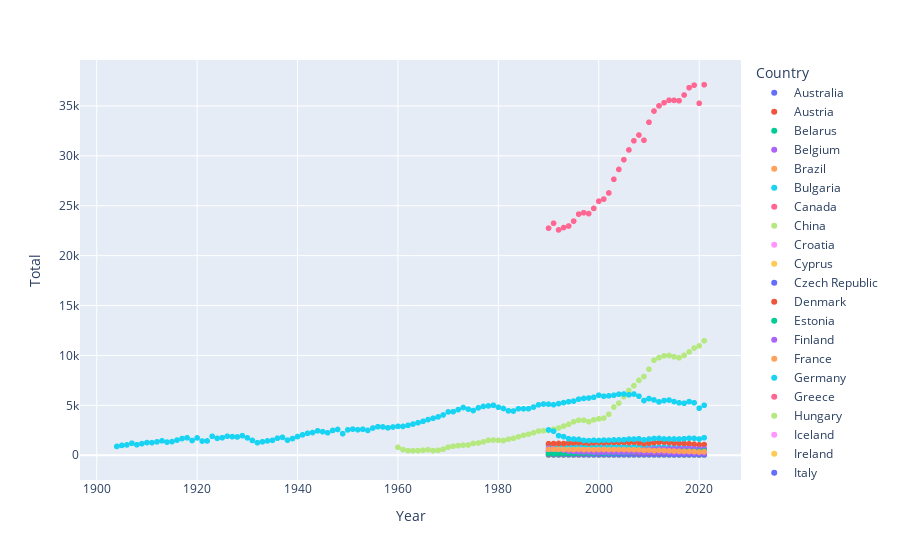

Notebook cell for this chart:
### Code cell
fig = px.scatter(df, x="Year", y="Total", color ='Country')
fig.show()
